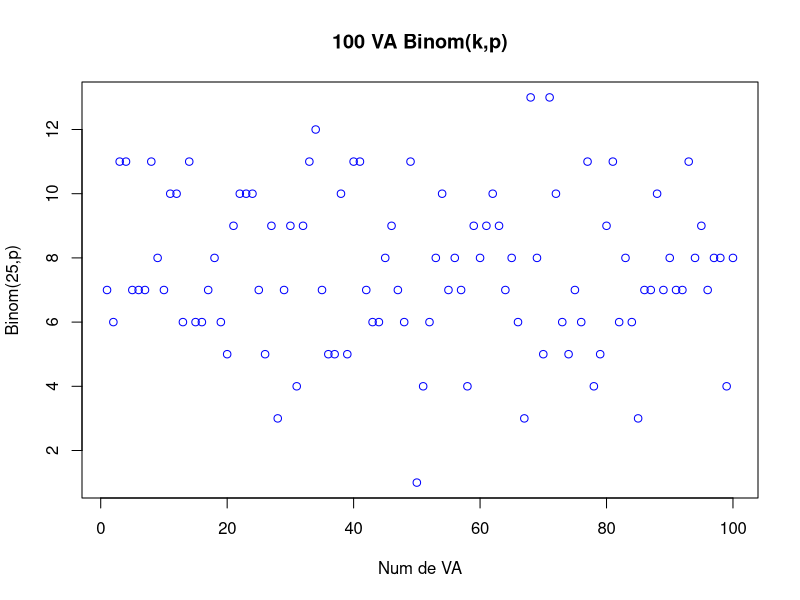
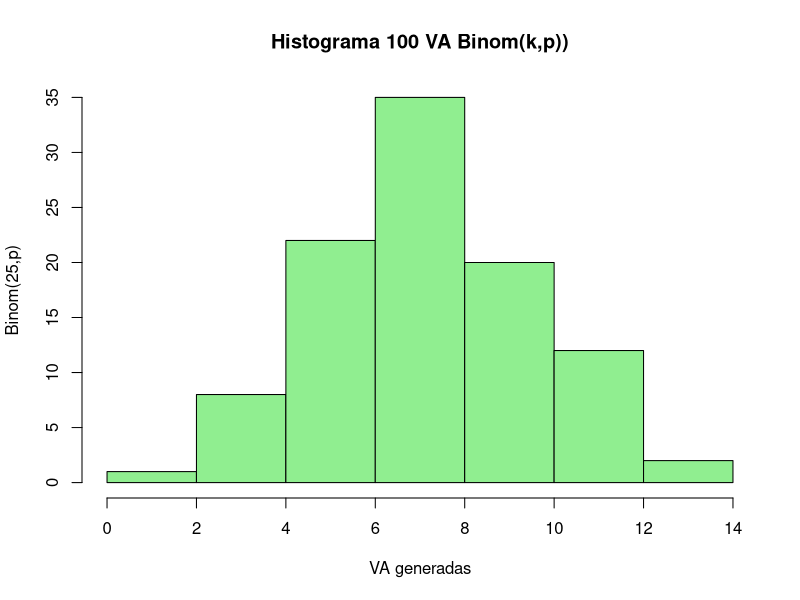
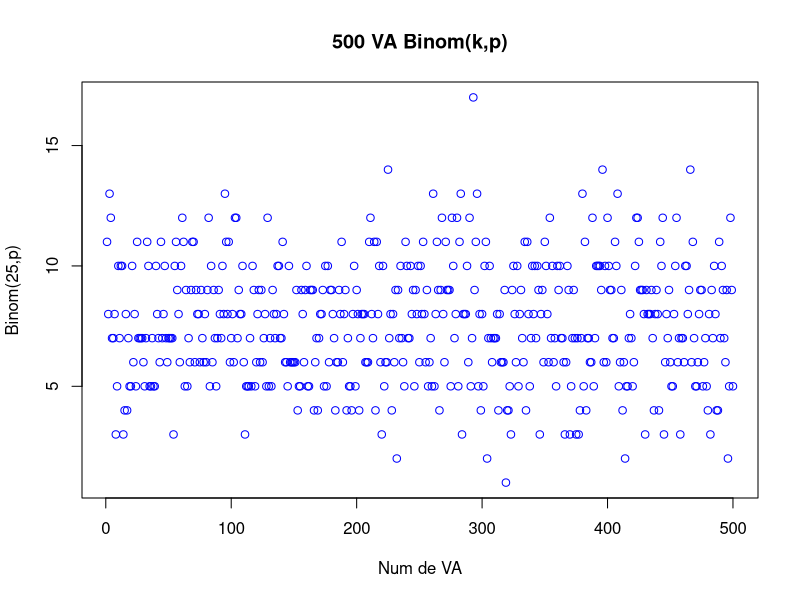
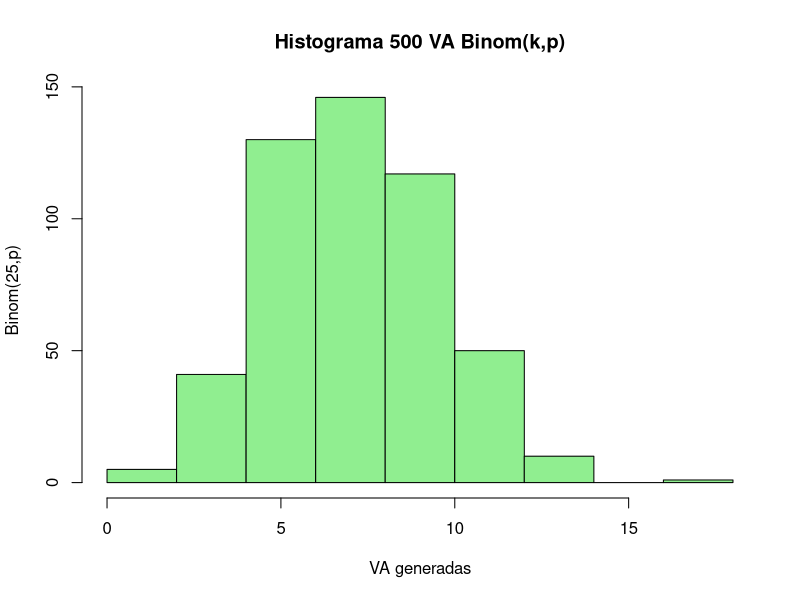
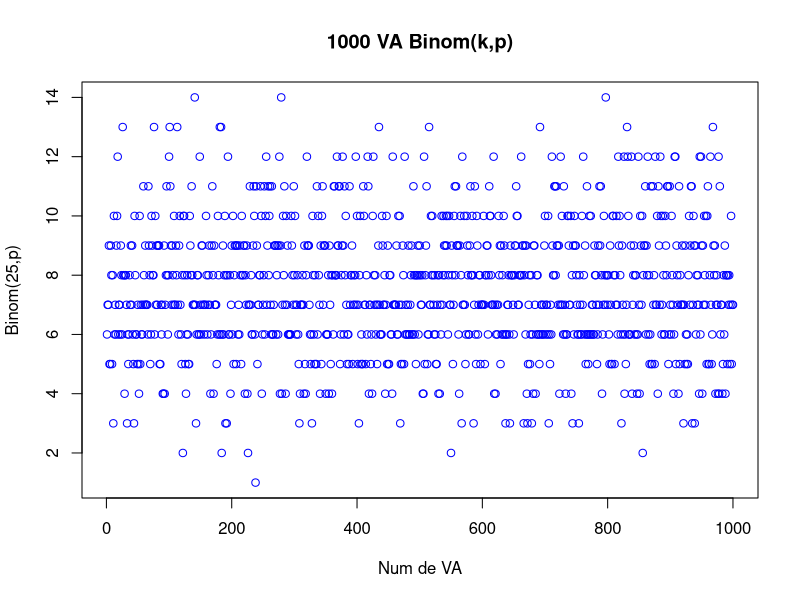
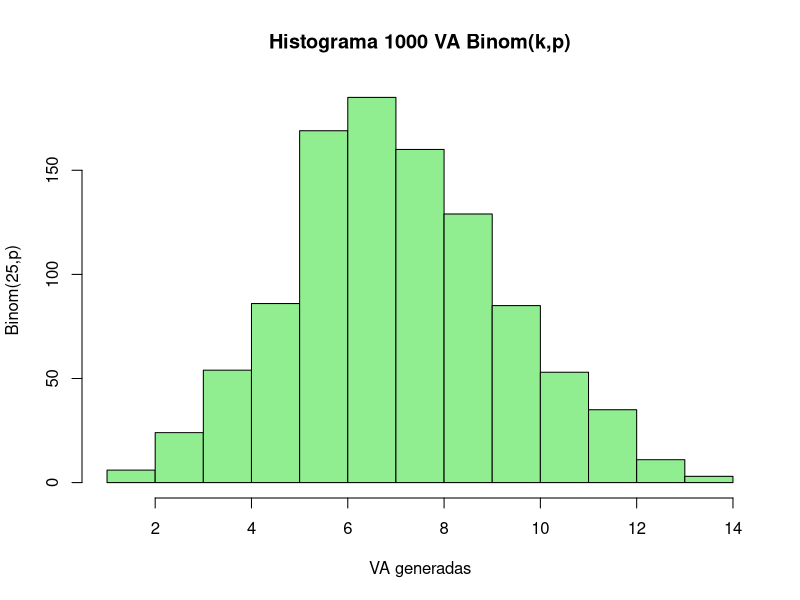
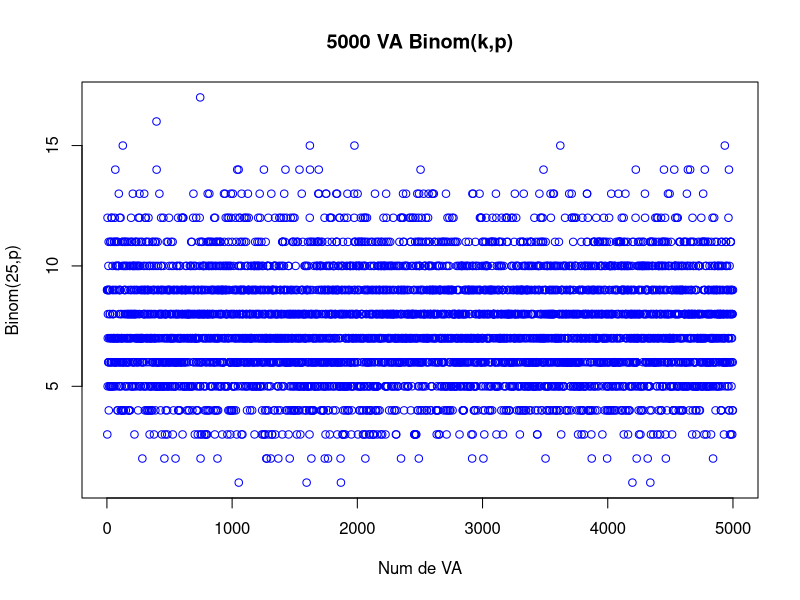
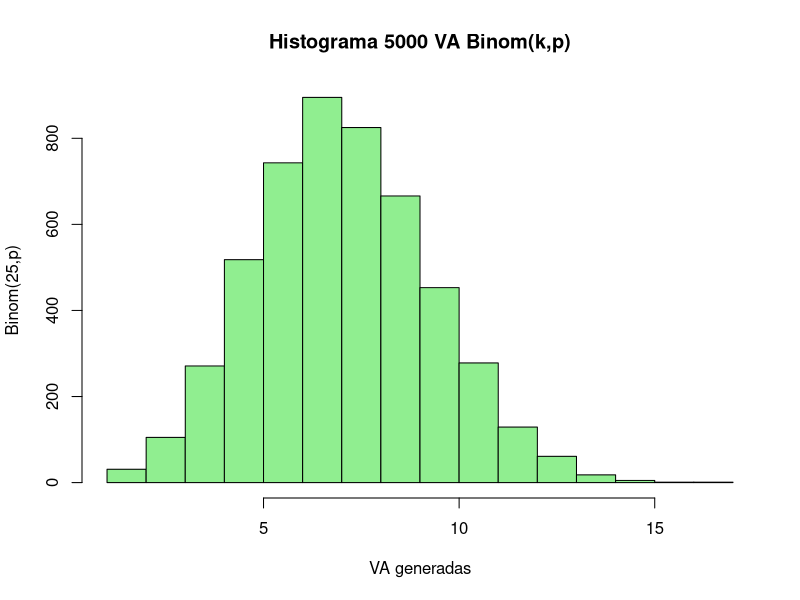

R code for these plots, in order:
## ---- chunk 1
knitr::opts_chunk$set(echo = TRUE)
## ---- chunk 2
n1 <- 100
k <- 25
p <- 0.3
## ---- chunk 3
mibinomial_p3_100 <- rbinom(n1,k,p)
## ---- chunk 4
plot(mibinomial_p3_100,col="blue",
     main = "100 VA Binom(k,p)",
     xlab="Num de VA",
     ylab = "Binom(25,p)")
## ---- chunk 5
hist(mibinomial_p3_100, main="Histograma 100 VA Binom(k,p))",
     col = "lightgreen",
     xlab = "VA generadas",
     ylab = "Binom(25,p)")
## ---- chunk 6
n2 <- 500
k <- 25
p <- 0.3
## ---- chunk 7
mibinomial_p3_500 <- rbinom(n2,k,p)
## ---- chunk 8
plot(mibinomial_p3_500,col="blue",
     main = "500 VA Binom(k,p)",
     xlab="Num de VA",
     ylab = "Binom(25,p)")
## ---- chunk 9
hist(mibinomial_p3_500, main="Histograma 500 VA Binom(k,p)",
     col = "lightgreen",
     xlab = "VA generadas",
     ylab = "Binom(25,p)")
## ---- chunk 10
n3 <- 1000
k <- 25
p <- 0.3
## ---- chunk 11
mibinomial_p3_1000 <- rbinom(n3,k,p)
## ---- chunk 12
plot(mibinomial_p3_1000,col="blue",
     main = "1000 VA Binom(k,p)",
     xlab="Num de VA",
     ylab = "Binom(25,p)")
## ---- chunk 13
hist(mibinomial_p3_1000, main="Histograma 1000 VA Binom(k,p)",
     col = "lightgreen",
     xlab = "VA generadas",
     ylab = "Binom(25,p)")
## ---- chunk 14
n4 <- 5000
k <- 25
p <- 0.3
## ---- chunk 15
mibinomial_p3_5000 <- rbinom(n4,k,p)
## ---- chunk 16
plot(mibinomial_p3_5000,col="blue",
     main = "5000 VA Binom(k,p)",
     xlab="Num de VA",
     ylab = "Binom(25,p)")
## ---- chunk 17
hist(mibinomial_p3_5000, main="Histograma 5000 VA Binom(k,p)",
     col = "lightgreen",
     xlab = "VA generadas",
     ylab = "Binom(25,p)")
## ---- chunk 18
n5 <- 10000
k <- 25
p <- 0.3
## ---- chunk 19
mibinomial_p3_10000 <- rbinom(n5,k,p)
## ---- chunk 20
plot(mibinomial_p3_10000,col="blue",
     main = "10000 VA Binom(k,p)",
     xlab="Num de VA",
     ylab = "Binom(25,p)")
## ---- chunk 21
hist(mibinomial_p3_10000, main="Histograma 10000 VA Binom(k,p)",
     col = "lightgreen",
     xlab = "VA generadas",
     ylab = "Binom(25,p)")
## ---- chunk 22
n1 <- 100
k <- 25
p <- 0.45
## ---- chunk 23
mibinomial_p45_100 <- rbinom(n1,k,p)
## ---- chunk 24
plot(mibinomial_p45_100,col="blue",
     main = "100 VA Binom(k,p)",
     xlab="Num de VA",
     ylab = "Binom(25,p)")
## ---- chunk 25
hist(mibinomial_p45_100, main="Histograma 100 VA Binom(k,p))",
     col = "lightgreen",
     xlab = "VA generadas",
     ylab = "Binom(25,p)")
## ---- chunk 26
n2 <- 500
k <- 25
p <- 0.45
## ---- chunk 27
mibinomial_p45_500 <- rbinom(n2,k,p)
## ---- chunk 28
plot(mibinomial_p45_500,col="blue",
     main = "500 VA Binom(k,p)",
     xlab="Num de VA",
     ylab = "Binom(25,p)")
## ---- chunk 29
hist(mibinomial_p45_500, main="Histograma 500 VA Binom(k,p)",
     col = "lightgreen",
     xlab = "VA generadas",
     ylab = "Binom(25,p)")
## ---- chunk 30
n3 <- 1000
k <- 25
p <- 0.45
## ---- chunk 31
mibinomial_p45_1000 <- rbinom(n3,k,p)
## ---- chunk 32
plot(mibinomial_p45_1000,col="blue",
     main = "1000 VA Binom(k,p)",
     xlab="Num de VA",
     ylab = "Binom(25,p)")
## ---- chunk 33
hist(mibinomial_p45_1000, main="Histograma 1000 VA Binom(k,p)",
     col = "lightgreen",
     xlab = "VA generadas",
     ylab = "Binom(25,p)")
## ---- chunk 34
n4 <- 5000
k <- 25
p <- 0.45
## ---- chunk 35
mibinomial_p45_5000 <- rbinom(n4,k,p)
## ---- chunk 36
plot(mibinomial_p45_5000,col="blue",
     main = "5000 VA Binom(k,p)",
     xlab="Num de VA",
     ylab = "Binom(25,p)")
## ---- chunk 37
hist(mibinomial_p45_5000, main="Histograma 5000 VA Binom(k,p)",
     col = "lightgreen",
     xlab = "VA generadas",
     ylab = "Binom(25,p)")
## ---- chunk 38
n5 <- 10000
k <- 25
p <- 0.45
## ---- chunk 39
mibinomial_p45_10000 <- rbinom(n5,k,p)
## ---- chunk 40
plot(mibinomial_p45_10000,col="blue",
     main = "10000 VA Binom(k,p)",
     xlab="Num de VA",
     ylab = "Binom(25,p)")
## ---- chunk 41
hist(mibinomial_p45_10000, main="Histograma 10000 VA Binom(k,p)",
     col = "lightgreen",
     xlab = "VA generadas",
     ylab = "Binom(25,p)")
## ---- chunk 42
n1 <- 100
k <- 25
p <- 0.8
## ---- chunk 43
mibinomial_p8_100 <- rbinom(n1,k,p)
## ---- chunk 44
plot(mibinomial_p8_100,col="blue",
     main = "100 VA Binom(k,p)",
     xlab="Num de VA",
     ylab = "Binom(25,p)")
## ---- chunk 45
hist(mibinomial_p8_100, main="Histograma 100 VA Binom(k,p))",
     col = "lightgreen",
     xlab = "VA generadas",
     ylab = "Binom(25,p)")
## ---- chunk 46
n2 <- 500
k <- 25
p <- 0.8
## ---- chunk 47
mibinomial_p8_500 <- rbinom(n2,k,p)
## ---- chunk 48
plot(mibinomial_p8_500,col="blue",
     main = "500 VA Binom(k,p)",
     xlab="Num de VA",
     ylab = "Binom(25,p)")
## ---- chunk 49
hist(mibinomial_p8_500, main="Histograma 500 VA Binom(k,p)",
     col = "lightgreen",
     xlab = "VA generadas",
     ylab = "Binom(25,p)")
## ---- chunk 50
n3 <- 1000
k <- 25
p <- 0.8
## ---- chunk 51
mibinomial_p8_1000 <- rbinom(n3,k,p)
## ---- chunk 52
plot(mibinomial_p8_1000,col="blue",
     main = "1000 VA Binom(k,p)",
     xlab="Num de VA",
     ylab = "Binom(25,p)")
## ---- chunk 53
hist(mibinomial_p8_1000, main="Histograma 1000 VA Binom(k,p)",
     col = "lightgreen",
     xlab = "VA generadas",
     ylab = "Binom(25,p)")
## ---- chunk 54
n4 <- 5000
k <- 25
p <- 0.8
## ---- chunk 55
mibinomial_p8_5000 <- rbinom(n4,k,p)
## ---- chunk 56
plot(mibinomial_p8_5000,col="blue",
     main = "5000 VA Binom(k,p)",
     xlab="Num de VA",
     ylab = "Binom(25,p)")
## ---- chunk 57
hist(mibinomial_p8_5000, main="Histograma 5000 VA Binom(k,p)",
     col = "lightgreen",
     xlab = "VA generadas",
     ylab = "Binom(25,p)")
## ---- chunk 58
n5 <- 10000
k <- 25
p <- 0.8
## ---- chunk 59
mibinomial_p8_10000 <- rbinom(n5,k,p)
## ---- chunk 60
plot(mibinomial_p8_10000,col="blue",
     main = "10000 VA Binom(k,p)",
     xlab="Num de VA",
     ylab = "Binom(25,p)")
## ---- chunk 61
hist(mibinomial_p8_10000, main="Histograma 10000 VA Binom(k,p)",
     col = "lightgreen",
     xlab = "VA generadas",
     ylab = "Binom(25,p)")
## ---- chunk 62
n1 <- 100
k <- 25
p <- 0.96
## ---- chunk 63
mibinomial_p96_100 <- rbinom(n1,k,p)
## ---- chunk 64
plot(mibinomial_p96_100,col="blue",
     main = "100 VA Binom(k,p)",
     xlab="Num de VA",
     ylab = "Binom(25,p)")
## ---- chunk 65
hist(mibinomial_p96_100, main="Histograma 100 VA Binom(k,p)",
     col = "lightgreen",
     xlab = "VA generadas",
     ylab = "Binom(25,p)")
## ---- chunk 66
n2 <- 500
k <- 25
p <- 0.96
## ---- chunk 67
mibinomial_p96_500 <- rbinom(n2,k,p)
## ---- chunk 68
plot(mibinomial_p96_500,col="blue",
     main = "500 VA Binom(k,p)",
     xlab="Num de VA",
     ylab = "Binom(25,p)")
## ---- chunk 69
hist(mibinomial_p96_500, main="Histograma 500 VA Binom(k,p)",
     col = "lightgreen",
     xlab = "VA generadas",
     ylab = "Binom(25,p)")
## ---- chunk 70
n3 <- 1000
k <- 25
p <- 0.96
## ---- chunk 71
mibinomial_p96_1000 <- rbinom(n3,k,p)
## ---- chunk 72
plot(mibinomial_p96_1000,col="blue",
     main = "1000 VA Binom(k,p)",
     xlab="Num de VA",
     ylab = "Binom(25,p)")
## ---- chunk 73
hist(mibinomial_p96_1000, main="Histograma 1000 VA Binom(k,p)",
     col = "lightgreen",
     xlab = "VA generadas",
     ylab = "Binom(25,p)")
## ---- chunk 74
n4 <- 5000
k <- 25
p <- 0.96
## ---- chunk 75
mibinomial_p96_5000 <- rbinom(n4,k,p)
## ---- chunk 76
plot(mibinomial_p96_5000,col="blue",
     main = "5000 VA Binom(k,p)",
     xlab="Num de VA",
     ylab = "Binom(25,p)")
## ---- chunk 77
hist(mibinomial_p96_5000, main="Histograma 5000 VA Binom(k,p)",
     col = "lightgreen",
     xlab = "VA generadas",
     ylab = "Binom(25,p)")
## ---- chunk 78
n5 <- 10000
k <- 25
p <- 0.96
## ---- chunk 79
mibinomial_p96_10000 <- rbinom(n5,k,p)
## ---- chunk 80
plot(mibinomial_p96_10000,col="blue",
     main = "10000 VA Binom(k,p)",
     xlab="Num de VA",
     ylab = "Binom(25,p)")
## ---- chunk 81
hist(mibinomial_p96_10000, main="Histograma 10000 VA Binom(k,p)",
     col = "lightgreen",
     xlab = "VA generadas",
     ylab = "Binom(25,p)")
## ---- chunk 82
par(mfrow = c(2,2))
plot(mibinomial_p3_100,col="blue",
     main = "100 VA Binom(k,p)",
     xlab="Num de VA",
     ylab = "Binom(25,0.30)")
plot(mibinomial_p45_100,col="blue",
     main = "100 VA Binom(k,p)",
     xlab="Num de VA",
     ylab = "Binom(25,0.45)")
plot(mibinomial_p8_100,col="blue",
     main = "100 VA Binom(k,p)",
     xlab="Num de VA",
     ylab = "Binom(25,0.80)")
plot(mibinomial_p96_100,col="blue",
     main = "100 VA Binom(k,p)",
     xlab="Num de VA",
     ylab = "Binom(25,0.96)")
## ---- chunk 83
par(mfrow = c(2,2))
hist(mibinomial_p3_100,col="blue",
     main = "100 VA Binom(k,p)",
     xlab="Num de VA",
     ylab = "Binom(25,0.30)")
hist(mibinomial_p45_100,col="blue",
     main = "100 VA Binom(k,p)",
     xlab="Num de VA",
     ylab = "Binom(25,0.45)")
hist(mibinomial_p8_100,col="blue",
     main = "100 VA Binom(k,p)",
     xlab="Num de VA",
     ylab = "Binom(25,0.80)")
hist(mibinomial_p96_100,col="blue",
     main = "100 VA Binom(k,p)",
     xlab="Num de VA",
     ylab = "Binom(25,0.96)")
## ---- chunk 84
par(mfrow = c(2,2))
plot(mibinomial_p3_500,col="blue",
     main = "500 VA Binom(k,p)",
     xlab="Num de VA",
     ylab = "Binom(25,0.30)")
plot(mibinomial_p45_500,col="blue",
     main = "500 VA Binom(k,p)",
     xlab="Num de VA",
     ylab = "Binom(25,0.45)")
plot(mibinomial_p8_500,col="blue",
     main = "500 VA Binom(k,p)",
     xlab="Num de VA",
     ylab = "Binom(25,0.80)")
plot(mibinomial_p96_500,col="blue",
     main = "500 VA Binom(k,p)",
     xlab="Num de VA",
     ylab = "Binom(25,0.96)")
## ---- chunk 85
par(mfrow = c(2,2))
hist(mibinomial_p3_500,col="blue",
     main = "500 VA Binom(k,p)",
     xlab="Num de VA",
     ylab = "Binom(25,0.30)")
hist(mibinomial_p45_500,col="blue",
     main = "500 VA Binom(k,p)",
     xlab="Num de VA",
     ylab = "Binom(25,0.45)")
hist(mibinomial_p8_500,col="blue",
     main = "500 VA Binom(k,p)",
     xlab="Num de VA",
     ylab = "Binom(25,0.80)")
hist(mibinomial_p96_500,col="blue",
     main = "500 VA Binom(k,p)",
     xlab="Num de VA",
     ylab = "Binom(25,0.96)")
## ---- chunk 86
par(mfrow = c(2,2))
plot(mibinomial_p3_1000,col="blue",
     main = "1000 VA Binom(k,p)",
     xlab="Num de VA",
     ylab = "Binom(25,0.30)")
plot(mibinomial_p45_1000,col="blue",
     main = "1000 VA Binom(k,p)",
     xlab="Num de VA",
     ylab = "Binom(25,0.45)")
plot(mibinomial_p8_1000,col="blue",
     main = "1000 VA Binom(k,p)",
     xlab="Num de VA",
     ylab = "Binom(25,0.80)")
plot(mibinomial_p96_1000,col="blue",
     main = "1000 VA Binom(k,p)",
     xlab="Num de VA",
     ylab = "Binom(25,0.96)")
## ---- chunk 87
par(mfrow = c(2,2))
hist(mibinomial_p3_1000,col="blue",
     main = "1000 VA Binom(k,p)",
     xlab="Num de VA",
     ylab = "Binom(25,0.30)")
hist(mibinomial_p45_1000,col="blue",
     main = "1000 VA Binom(k,p)",
     xlab="Num de VA",
     ylab = "Binom(25,0.45)")
hist(mibinomial_p8_1000,col="blue",
     main = "1000 VA Binom(k,p)",
     xlab="Num de VA",
     ylab = "Binom(25,0.80)")
hist(mibinomial_p96_1000,col="blue",
     main = "1000 VA Binom(k,p)",
     xlab="Num de VA",
     ylab = "Binom(25,0.96)")
## ---- chunk 88
par(mfrow = c(2,2))
plot(mibinomial_p3_5000,col="blue",
     main = "5000 VA Binom(k,p)",
     xlab="Num de VA",
     ylab = "Binom(25,0.30)")
plot(mibinomial_p45_5000,col="blue",
     main = "5000 VA Binom(k,p)",
     xlab="Num de VA",
     ylab = "Binom(25,0.45)")
plot(mibinomial_p8_5000,col="blue",
     main = "5000 VA Binom(k,p)",
     xlab="Num de VA",
     ylab = "Binom(25,0.80)")
plot(mibinomial_p96_5000,col="blue",
     main = "5000 VA Binom(k,p)",
     xlab="Num de VA",
     ylab = "Binom(25,0.96)")
## ---- chunk 89
par(mfrow = c(2,2))
hist(mibinomial_p3_500,col="blue",
     main = "5000 VA Binom(k,p)",
     xlab="Num de VA",
     ylab = "Binom(25,0.30)")
hist(mibinomial_p45_500,col="blue",
     main = "5000 VA Binom(k,p)",
     xlab="Num de VA",
     ylab = "Binom(25,0.45)")
hist(mibinomial_p8_500,col="blue",
     main = "5000 VA Binom(k,p)",
     xlab="Num de VA",
     ylab = "Binom(25,0.80)")
hist(mibinomial_p96_500,col="blue",
     main = "5000 VA Binom(k,p)",
     xlab="Num de VA",
     ylab = "Binom(25,0.96)")
## ---- chunk 90
par(mfrow = c(2,2))
plot(mibinomial_p3_10000,col="blue",
     main = "10000 VA Binom(k,p)",
     xlab="Num de VA",
     ylab = "Binom(25,0.30)")
plot(mibinomial_p45_10000,col="blue",
     main = "10000 VA Binom(k,p)",
     xlab="Num de VA",
     ylab = "Binom(25,0.45)")
plot(mibinomial_p8_10000,col="blue",
     main = "10000 VA Binom(k,p)",
     xlab="Num de VA",
     ylab = "Binom(25,0.80)")
plot(mibinomial_p96_10000,col="blue",
     main = "10000 VA Binom(k,p)",
     xlab="Num de VA",
     ylab = "Binom(25,0.96)")
## ---- chunk 91
par(mfrow = c(2,2))
hist(mibinomial_p3_10000,col="blue",
     main = "10000 VA Binom(k,p)",
     xlab="Num de VA",
     ylab = "Binom(25,0.30)")
hist(mibinomial_p45_10000,col="blue",
     main = "10000 VA Binom(k,p)",
     xlab="Num de VA",
     ylab = "Binom(25,0.45)")
hist(mibinomial_p8_10000,col="blue",
     main = "10000 VA Binom(k,p)",
     xlab="Num de VA",
     ylab = "Binom(25,0.80)")
hist(mibinomial_p96_10000,col="blue",
     main = "10000 VA Binom(k,p)",
     xlab="Num de VA",
     ylab = "Binom(25,0.96)")
## ---- chunk 92
n1 <- 100
k <- 10
p <- 0.5
## ---- chunk 93
mibinomial_k10_100 <- rbinom(n1, k, p)
## ---- chunk 94
plot(mibinomial_k10_100, col="blue",
     main = "100 VA Binom(k,p)",
     xlab="Num de VA",
     ylab = "Binom(10,0.5)")
## ---- chunk 95
hist(mibinomial_k10_100, main="Histograma 100 VA Binom(k,p)",
     col = "lightgreen",
     xlab = "VA generadas",
     ylab = "Binom(10,0.5)")
## ---- chunk 96
n2 <- 500
k <- 10
p <- 0.5
## ---- chunk 97
mibinomial_k10_500 <- rbinom(n2, k, p)
## ---- chunk 98
plot(mibinomial_k10_500, col="blue",
     main = "500 VA Binom(k,p)",
     xlab="Num de VA",
     ylab = "Binom(10,0.5)")
## ---- chunk 99
hist(mibinomial_k10_500, main="Histograma 500 VA Binom(k,p)",
     col = "lightgreen",
     xlab = "VA generadas",
     ylab = "Binom(10,0.5)")
## ---- chunk 100
n3 <- 1000
k <- 10
p <- 0.5
## ---- chunk 101
mibinomial_k10_1000 <- rbinom(n3, k, p)
## ---- chunk 102
plot(mibinomial_k10_1000, col="blue",
     main = "1000 VA Binom(k,p)",
     xlab="Num de VA",
     ylab = "Binom(10,0.5)")
## ---- chunk 103
hist(mibinomial_k10_1000, main="Histograma 1000 VA Binom(k,p)",
     col = "lightgreen",
     xlab = "VA generadas",
     ylab = "Binom(10,0.5)")
## ---- chunk 104
n4 <- 5000
k <- 10
p <- 0.5
## ---- chunk 105
mibinomial_k10_5000 <- rbinom(n4, k, p)
## ---- chunk 106
plot(mibinomial_k10_5000, col="blue",
     main = "5000 VA Binom(k,p)",
     xlab="Num de VA",
     ylab = "Binom(10,0.5)")
## ---- chunk 107
hist(mibinomial_k10_5000, main="Histograma 5000 VA Binom(k,p)",
     col = "lightgreen",
     xlab = "VA generadas",
     ylab = "Binom(10,0.5)")
## ---- chunk 108
n5 <- 10000
k <- 10
p <- 0.5
## ---- chunk 109
mibinomial_k10_10000 <- rbinom(n5, k, p)
## ---- chunk 110
plot(mibinomial_k10_10000, col="blue",
     main = "10000 VA Binom(k,p)",
     xlab="Num de VA",
     ylab = "Binom(10,0.5)")
## ---- chunk 111
hist(mibinomial_k10_10000, main="Histograma 10000 VA Binom(k,p)",
     col = "lightgreen",
     xlab = "VA generadas",
     ylab = "Binom(10,0.5)")
## ---- chunk 112
n1 <- 100
k <- 25
p <- 0.5
## ---- chunk 113
mibinomial_k25_100 <- rbinom(n1, k, p)
## ---- chunk 114
plot(mibinomial_k25_100, col="blue",
     main = "100 VA Binom(k,p)",
     xlab="Num de VA",
     ylab = "Binom(25,0.5)")
## ---- chunk 115
hist(mibinomial_k25_100, main="Histograma 100 VA Binom(k,p)",
     col = "lightgreen",
     xlab = "VA generadas",
     ylab = "Binom(25,0.5)")
## ---- chunk 116
n2 <- 500
k <- 25
p <- 0.5
## ---- chunk 117
mibinomial_k25_500 <- rbinom(n2, k, p)
## ---- chunk 118
plot(mibinomial_k25_500, col="blue",
     main = "500 VA Binom(k,p)",
     xlab="Num de VA",
     ylab = "Binom(25,0.5)")
## ---- chunk 119
hist(mibinomial_k25_500, main="Histograma 500 VA Binom(k,p)",
     col = "lightgreen",
     xlab = "VA generadas",
     ylab = "Binom(25,0.5)")
## ---- chunk 120
n3 <- 1000
k <- 25
p <- 0.5
## ---- chunk 121
mibinomial_k25_1000 <- rbinom(n3, k, p)
## ---- chunk 122
plot(mibinomial_k25_1000, col="blue",
     main = "1000 VA Binom(k,p)",
     xlab="Num de VA",
     ylab = "Binom(25,0.5)")
## ---- chunk 123
hist(mibinomial_k25_1000, main="Histograma 1000 VA Binom(k,p)",
     col = "lightgreen",
     xlab = "VA generadas",
     ylab = "Binom(25,0.5)")
## ---- chunk 124
n4 <- 5000
k <- 25
p <- 0.5
## ---- chunk 125
mibinomial_k25_5000 <- rbinom(n4, k, p)
## ---- chunk 126
plot(mibinomial_k25_5000, col="blue",
     main = "5000 VA Binom(k,p)",
     xlab="Num de VA",
     ylab = "Binom(25,0.5)")
## ---- chunk 127
hist(mibinomial_k25_5000, main="Histograma 5000 VA Binom(k,p)",
     col = "lightgreen",
     xlab = "VA generadas",
     ylab = "Binom(25,0.5)")
## ---- chunk 128
n5 <- 10000
k <- 25
p <- 0.5
## ---- chunk 129
mibinomial_k25_10000 <- rbinom(n5, k, p)
## ---- chunk 130
plot(mibinomial_k25_10000, col="blue",
     main = "10000 VA Binom(k,p)",
     xlab="Num de VA",
     ylab = "Binom(25,0.5)")
## ---- chunk 131
hist(mibinomial_k25_10000, main="Histograma 10000 VA Binom(k,p)",
     col = "lightgreen",
     xlab = "VA generadas",
     ylab = "Binom(25,0.5)")
## ---- chunk 132
n1 <- 100
k <- 50
p <- 0.5
## ---- chunk 133
mibinomial_k50_100 <- rbinom(n1, k, p)
## ---- chunk 134
plot(mibinomial_k50_100, col="blue",
     main = "100 VA Binom(k,p)",
     xlab="Num de VA",
     ylab = "Binom(50,0.5)")
## ---- chunk 135
hist(mibinomial_k50_100, main="Histograma 100 VA Binom(k,p)",
     col = "lightgreen",
     xlab = "VA generadas",
     ylab = "Binom(50,0.5)")
## ---- chunk 136
n2 <- 500
k <- 50
p <- 0.5
## ---- chunk 137
mibinomial_k50_500 <- rbinom(n2, k, p)
## ---- chunk 138
plot(mibinomial_k50_500, col="blue",
     main = "500 VA Binom(k,p)",
     xlab="Num de VA",
     ylab = "Binom(50,0.5)")
## ---- chunk 139
hist(mibinomial_k50_500, main="Histograma 500 VA Binom(k,p)",
     col = "lightgreen",
     xlab = "VA generadas",
     ylab = "Binom(50,0.5)")
## ---- chunk 140
n3 <- 1000
k <- 50
p <- 0.5
## ---- chunk 141
mibinomial_k50_1000 <- rbinom(n3, k, p)
## ---- chunk 142
plot(mibinomial_k50_1000, col="blue",
     main = "1000 VA Binom(k,p)",
     xlab="Num de VA",
     ylab = "Binom(50,0.5)")
## ---- chunk 143
hist(mibinomial_k50_1000, main="Histograma 1000 VA Binom(k,p)",
     col = "lightgreen",
     xlab = "VA generadas",
     ylab = "Binom(50,0.5)")
## ---- chunk 144
n4 <- 5000
k <- 50
p <- 0.5
## ---- chunk 145
mibinomial_k50_5000 <- rbinom(n4, k, p)
## ---- chunk 146
plot(mibinomial_k50_5000, col="blue",
     main = "5000 VA Binom(k,p)",
     xlab="Num de VA",
     ylab = "Binom(50,0.5)")
## ---- chunk 147
hist(mibinomial_k50_5000, main="Histograma 5000 VA Binom(k,p)",
     col = "lightgreen",
     xlab = "VA generadas",
     ylab = "Binom(50,0.5)")
## ---- chunk 148
n5 <- 10000
k <- 50
p <- 0.5
## ---- chunk 149
mibinomial_k50_10000 <- rbinom(n5, k, p)
## ---- chunk 150
plot(mibinomial_k50_10000, col="blue",
     main = "10000 VA Binom(k,p)",
     xlab="Num de VA",
     ylab = "Binom(50,0.5)")
## ---- chunk 151
hist(mibinomial_k50_10000, main="Histograma 10000 VA Binom(k,p)",
     col = "lightgreen",
     xlab = "VA generadas",
     ylab = "Binom(50,0.5)")
## ---- chunk 152
n1 <- 100
k <- 100
p <- 0.5
## ---- chunk 153
mibinomial_k100_100 <- rbinom(n1, k, p)
## ---- chunk 154
plot(mibinomial_k100_100, col="blue",
     main = "100 VA Binom(k,p)",
     xlab="Num de VA",
     ylab = "Binom(100,0.5)")
## ---- chunk 155
hist(mibinomial_k100_100, main="Histograma 100 VA Binom(k,p)",
     col = "lightgreen",
     xlab = "VA generadas",
     ylab = "Binom(100,0.5)")
## ---- chunk 156
n2 <- 500
k <- 100
p <- 0.5
## ---- chunk 157
mibinomial_k100_500 <- rbinom(n2, k, p)
## ---- chunk 158
plot(mibinomial_k100_500, col="blue",
     main = "500 VA Binom(k,p)",
     xlab="Num de VA",
     ylab = "Binom(100,0.5)")
## ---- chunk 159
hist(mibinomial_k100_500, main="Histograma 500 VA Binom(k,p)",
     col = "lightgreen",
     xlab = "VA generadas",
     ylab = "Binom(100,0.5)")
## ---- chunk 160
n3 <- 1000
k <- 100
p <- 0.5
## ---- chunk 161
mibinomial_k100_1000 <- rbinom(n3, k, p)
## ---- chunk 162
plot(mibinomial_k100_1000, col="blue",
     main = "1000 VA Binom(k,p)",
     xlab="Num de VA",
     ylab = "Binom(100,0.5)")
## ---- chunk 163
hist(mibinomial_k100_1000, main="Histograma 1000 VA Binom(k,p)",
     col = "lightgreen",
     xlab = "VA generadas",
     ylab = "Binom(100,0.5)")
## ---- chunk 164
n4 <- 5000
k <- 100
p <- 0.5
## ---- chunk 165
mibinomial_k100_5000 <- rbinom(n4, k, p)
## ---- chunk 166
plot(mibinomial_k100_5000, col="blue",
     main = "5000 VA Binom(k,p)",
     xlab="Num de VA",
     ylab = "Binom(100,0.5)")
## ---- chunk 167
hist(mibinomial_k100_5000, main="Histograma 5000 VA Binom(k,p)",
     col = "lightgreen",
     xlab = "VA generadas",
     ylab = "Binom(100,0.5)")
## ---- chunk 168
n5 <- 10000
k <- 100
p <- 0.5
## ---- chunk 169
mibinomial_k100_10000 <- rbinom(n5, k, p)
## ---- chunk 170
plot(mibinomial_k100_10000, col="blue",
     main = "10000 VA Binom(k,p)",
     xlab="Num de VA",
     ylab = "Binom(100,0.5)")
## ---- chunk 171
hist(mibinomial_k100_10000, main="Histograma 10000 VA Binom(k,p)",
     col = "lightgreen",
     xlab = "VA generadas",
     ylab = "Binom(100,0.5)")
## ---- chunk 172
par(mfrow = c(2,2))
plot(mibinomial_k10_100, col="blue",
     main = "100 VA Binom(k,p)",
     xlab="Num de VA",
     ylab = "Binom(10,0.5)")
plot(mibinomial_k25_100, col="blue",
     main = "100 VA Binom(k,p)",
     xlab="Num de VA",
     ylab = "Binom(25,0.5)")
plot(mibinomial_k50_100, col="blue",
     main = "100 VA Binom(k,p)",
     xlab="Num de VA",
     ylab = "Binom(50,0.5)")
plot(mibinomial_k100_100, col="blue",
     main = "100 VA Binom(k,p)",
     xlab="Num de VA",
     ylab = "Binom(100,0.5)")
## ---- chunk 173
par(mfrow = c(2,2))
hist(mibinomial_k10_100, col="blue",
     main = "100 VA Binom(k,p)",
     xlab="Num de VA",
     ylab = "Binom(10,0.5)")
hist(mibinomial_k25_100, col="blue",
     main = "100 VA Binom(k,p)",
     xlab="Num de VA",
     ylab = "Binom(25,0.5)")
hist(mibinomial_k50_100, col="blue",
     main = "100 VA Binom(k,p)",
     xlab="Num de VA",
     ylab = "Binom(50,0.5)")
hist(mibinomial_k100_100, col="blue",
     main = "100 VA Binom(k,p)",
     xlab="Num de VA",
     ylab = "Binom(100,0.5)")
## ---- chunk 174
par(mfrow = c(2,2))
plot(mibinomial_k10_500, col="blue",
     main = "500 VA Binom(k,p)",
     xlab="Num de VA",
     ylab = "Binom(10,0.5)")
plot(mibinomial_k25_500, col="blue",
     main = "500 VA Binom(k,p)",
     xlab="Num de VA",
     ylab = "Binom(25,0.5)")
plot(mibinomial_k50_500, col="blue",
     main = "500 VA Binom(k,p)",
     xlab="Num de VA",
     ylab = "Binom(50,0.5)")
plot(mibinomial_k100_500, col="blue",
     main = "500 VA Binom(k,p)",
     xlab="Num de VA",
     ylab = "Binom(100,0.5)")
## ---- chunk 175
par(mfrow = c(2,2))
hist(mibinomial_k10_500, col="blue",
     main = "500 VA Binom(k,p)",
     xlab="Num de VA",
     ylab = "Binom(10,0.5)")
hist(mibinomial_k25_500, col="blue",
     main = "500 VA Binom(k,p)",
     xlab="Num de VA",
     ylab = "Binom(25,0.5)")
hist(mibinomial_k50_500, col="blue",
     main = "500 VA Binom(k,p)",
     xlab="Num de VA",
     ylab = "Binom(50,0.5)")
hist(mibinomial_k100_500, col="blue",
     main = "500 VA Binom(k,p)",
     xlab="Num de VA",
     ylab = "Binom(100,0.5)")
## ---- chunk 176
par(mfrow = c(2,2))
plot(mibinomial_k10_1000, col="blue",
     main = "1000 VA Binom(k,p)",
     xlab="Num de VA",
     ylab = "Binom(10,0.5)")
plot(mibinomial_k25_1000, col="blue",
     main = "1000 VA Binom(k,p)",
     xlab="Num de VA",
     ylab = "Binom(25,0.5)")
plot(mibinomial_k50_1000, col="blue",
     main = "1000 VA Binom(k,p)",
     xlab="Num de VA",
     ylab = "Binom(50,0.5)")
plot(mibinomial_k100_1000, col="blue",
     main = "1000 VA Binom(k,p)",
     xlab="Num de VA",
     ylab = "Binom(100,0.5)")
## ---- chunk 177
par(mfrow = c(2,2))
hist(mibinomial_k10_1000, col="blue",
     main = "1000 VA Binom(k,p)",
     xlab="Num de VA",
     ylab = "Binom(10,0.5)")
hist(mibinomial_k25_1000, col="blue",
     main = "1000 VA Binom(k,p)",
     xlab="Num de VA",
     ylab = "Binom(25,0.5)")
hist(mibinomial_k50_1000, col="blue",
     main = "1000 VA Binom(k,p)",
     xlab="Num de VA",
     ylab = "Binom(50,0.5)")
hist(mibinomial_k100_1000, col="blue",
     main = "1000 VA Binom(k,p)",
     xlab="Num de VA",
     ylab = "Binom(100,0.5)")
## ---- chunk 178
par(mfrow = c(2,2))
plot(mibinomial_k10_5000, col="blue",
     main = "5000 VA Binom(k,p)",
     xlab="Num de VA",
     ylab = "Binom(10,0.5)")
plot(mibinomial_k25_5000, col="blue",
     main = "5000 VA Binom(k,p)",
     xlab="Num de VA",
     ylab = "Binom(25,0.5)")
plot(mibinomial_k50_5000, col="blue",
     main = "5000 VA Binom(k,p)",
     xlab="Num de VA",
     ylab = "Binom(50,0.5)")
plot(mibinomial_k100_5000, col="blue",
     main = "5000 VA Binom(k,p)",
     xlab="Num de VA",
     ylab = "Binom(100,0.5)")
## ---- chunk 179
par(mfrow = c(2,2))
hist(mibinomial_k10_5000, col="blue",
     main = "5000 VA Binom(k,p)",
     xlab="Num de VA",
     ylab = "Binom(10,0.5)")
hist(mibinomial_k25_5000, col="blue",
     main = "5000 VA Binom(k,p)",
     xlab="Num de VA",
     ylab = "Binom(25,0.5)")
hist(mibinomial_k50_5000, col="blue",
     main = "5000 VA Binom(k,p)",
     xlab="Num de VA",
     ylab = "Binom(50,0.5)")
hist(mibinomial_k100_5000, col="blue",
     main = "5000 VA Binom(k,p)",
     xlab="Num de VA",
     ylab = "Binom(100,0.5)")
## ---- chunk 180
par(mfrow = c(2,2))
plot(mibinomial_k10_10000, col="blue",
     main = "10000 VA Binom(k,p)",
     xlab="Num de VA",
     ylab = "Binom(10,0.5)")
plot(mibinomial_k25_10000, col="blue",
     main = "10000 VA Binom(k,p)",
     xlab="Num de VA",
     ylab = "Binom(25,0.5)")
plot(mibinomial_k50_10000, col="blue",
     main = "10000 VA Binom(k,p)",
     xlab="Num de VA",
     ylab = "Binom(50,0.5)")
plot(mibinomial_k100_10000, col="blue",
     main = "10000 VA Binom(k,p)",
     xlab="Num de VA",
     ylab = "Binom(100,0.5)")
## ---- chunk 181
par(mfrow = c(2,2))
hist(mibinomial_k10_10000, col="blue",
     main = "10000 VA Binom(k,p)",
     xlab="Num de VA",
     ylab = "Binom(10,0.5)")
hist(mibinomial_k25_10000, col="blue",
     main = "10000 VA Binom(k,p)",
     xlab="Num de VA",
     ylab = "Binom(25,0.5)")
hist(mibinomial_k50_10000, col="blue",
     main = "10000 VA Binom(k,p)",
     xlab="Num de VA",
     ylab = "Binom(50,0.5)")
hist(mibinomial_k100_10000, col="blue",
     main = "10000 VA Binom(k,p)",
     xlab="Num de VA",
     ylab = "Binom(100,0.5)")
